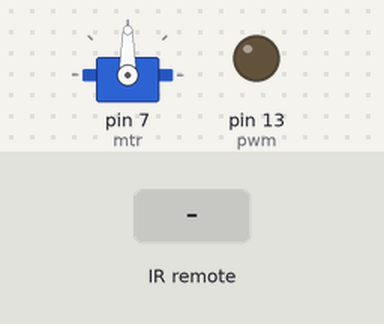
Bench run of a sketch on a simulated Arduino Uno, built with avr-gcc and run on an emulated ATmega328P. Shown: servo, output pins drawn as LEDs (lit = HIGH). The inputs (shaded band) are chosen by the test bench. Pins used as bus, display or sensor lines are not drawn.

Above: at 1.2 s.
1.3 s: infrared code 0xFB40BF received
At 1.9 s:
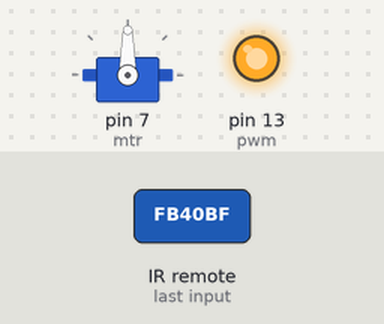
2.8 s: infrared code 0xFBA05F received
At 3.8 s:
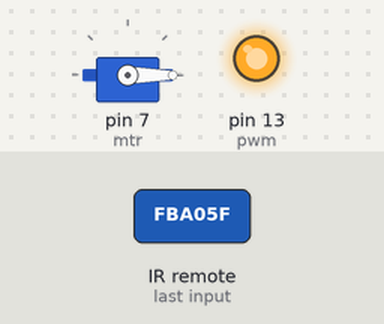
4.3 s: infrared code 0xFBE01F received
At 5.5 s:
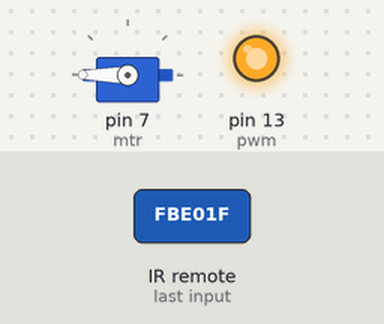
5.8 s: infrared code 0xFB609F received
At 7.0 s:
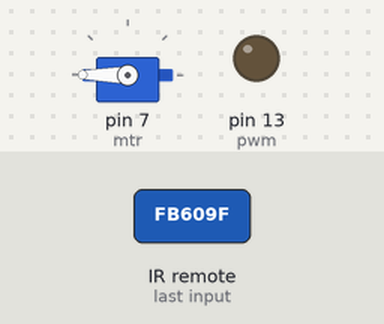
7.3 s: infrared code 0xFBA05F received
At 7.8 s:
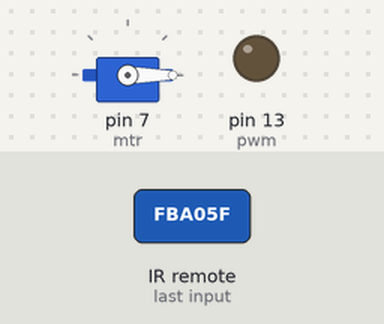
8.8 s: infrared code 0xFB50AF received
At 9.6 s:
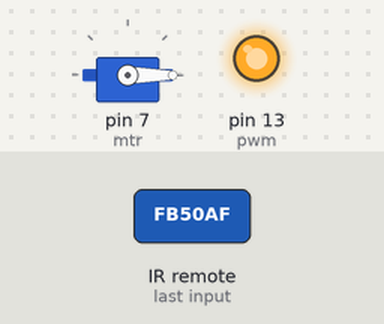
Timing chart, 0 to 11.3 s (numbered marks = the images above; inputs shaded):
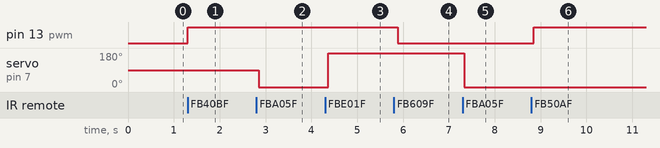

Measured:
- after the input at 1.3 s, pin 13 (pwm): LOW → HIGH at once
- after the input at 2.8 s, servo on pin 7 (mtr): 90° → 0° after 0.05 s
- after the input at 4.3 s, servo on pin 7 (mtr): 0° → 180° after 0.07 s
- after the input at 5.8 s, pin 13 (pwm): HIGH → LOW after 0.09 s
- after the input at 7.3 s, servo on pin 7 (mtr): 180° → 0° at once
- after the input at 8.8 s, pin 13 (pwm): LOW → HIGH after 0.06 s

The sketch:

kumanda_kontrol.ino
```cpp
/*
ileri ECA 6CA
geri  ECC 6CC
sağ   ECB 6CB
sol   ECD 6CD
OK    ECE 6CE
dur   EF5 6F5
1 EC1 6C1
0 EC0 6C0

*/

#include <IRremote.h>
#include <Servo.h>
Servo mtr;

int RECV_PIN = 2;

IRrecv irrecv(RECV_PIN);

decode_results results;
#define ileri 0xFB40BF//numaranın başına 0x koy
#define sag 0xFBA05F
#define sol 0xFBE01F
#define geri 0XFB50AF
#define ok 0xFB609F
#define bir 0xFBE817

int pwm=13;
int dca1=12;
int dca2=11;


void setup()
{
  Serial.begin(9600);
  irrecv.enableIRIn();
mtr.attach(7);

pinMode(pwm,OUTPUT);
pinMode(dca1,OUTPUT);
pinMode(dca2,OUTPUT);
}

void loop()
{
  if (irrecv.decode(&results))
  {
    if(results.value == ileri)
    {
     digitalWrite(pwm,HIGH);
     digitalWrite(dca1,HIGH);
     digitalWrite(dca2,LOW);
     delay(50);
    }
else   if(results.value == geri)
    {
     digitalWrite(pwm,HIGH);
     digitalWrite(dca1,LOW);
     digitalWrite(dca2,HIGH);
     delay(50);
    }
else    if(results.value == ok)
    {
     digitalWrite(pwm,LOW);
     digitalWrite(dca1,LOW);
     digitalWrite(dca2,LOW);
     delay(50);
    }

    if(results.value == sag)
    {
     mtr.write(0);
     delay(15);
    }
    if(results.value == sol)
    {
     mtr.write(180);
     delay(15);
    }
    if(results.value == bir)
    {
     mtr.write(90);
     delay(15);
    }
    irrecv.resume();
  }
  delay(100);
}
```
